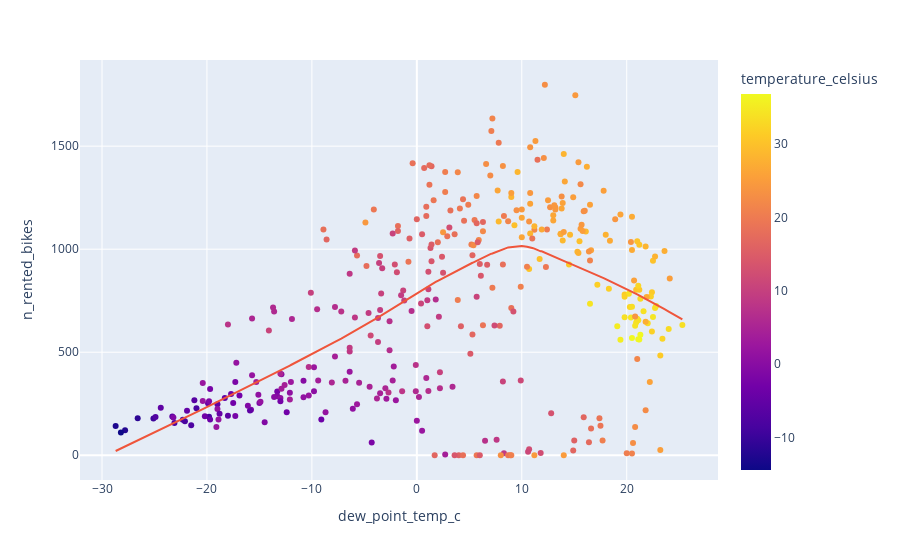

Notebook cell for this chart:
### Code cell
# Copy and update the code for the previous scatter plot 
px.scatter(noon_rides, x = 'dew_point_temp_c', y = 'n_rented_bikes' , color='temperature_celsius', trendline = 'lowess')
# to investigate relation with other weather parameters

### Figure 1 — Plotly figure (JSON) as saved in the notebook; plotly's stock layout.template omitted (floating-point values rounded to 4 significant figures; data arrays with more than 128 entries replaced by an {"elided": "..."} marker saying what was removed)
{"data": [{"hovertemplate": "dew_point_temp_c=%{x}<br>n_rented_bikes=%{y}<br>temperature_celsius=%{marker.color}<extra></extra>", "legendgroup": "", "marker": {"color": {"elided": "365 float values"}, "coloraxis": "coloraxis", "symbol": "circle"}, "mode": "markers", "name": "", "orientation": "v", "showlegend": false, "type": "scatter", "x": {"elided": "365 float values"}, "xaxis": "x", "y": {"elided": "365 int values"}, "yaxis": "y"}, {"hovertemplate": "<b>LOWESS trendline</b><br><br>dew_point_temp_c=%{x}<br>n_rented_bikes=%{y} <b>(trend)</b><extra></extra>", "legendgroup": "", "marker": {"symbol": "circle"}, "mode": "lines", "name": "", "showlegend": false, "type": "scatter", "x": {"elided": "365 float values"}, "xaxis": "x", "y": {"elided": "365 float values"}, "yaxis": "y"}], "layout": {"autosize": true, "coloraxis": {"colorbar": {"title": {"text": "temperature_celsius"}}, "colorscale": [[0, "#0d0887"], [0.1111, "#46039f"], [0.2222, "#7201a8"], [0.3333, "#9c179e"], [0.4444, "#bd3786"], [0.5556, "#d8576b"], [0.6667, "#ed7953"], [0.7778, "#fb9f3a"], [0.8889, "#fdca26"], [1, "#f0f921"]]}, "legend": {"tracegroupgap": 0}, "margin": {"t": 60}, "xaxis": {"anchor": "y", "autorange": true, "domain": [0, 1], "range": [-32.3, 28.9], "title": {"text": "dew_point_temp_c"}, "type": "linear"}, "yaxis": {"anchor": "x", "autorange": true, "domain": [0, 1], "range": [-139.2, 1937.0], "title": {"text": "n_rented_bikes"}, "type": "linear"}}}
